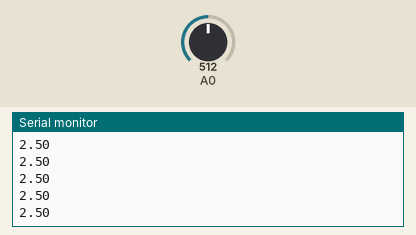
A sketch run on a simulated Arduino Uno, built with avr-gcc and run on an emulated ATmega328P. On the bench: the last lines printed to the serial monitor. Inputs (shaded band) come from the test bench; at power-on: A0 = 512.

Above: at 1.2 s.
1.3 s: A0 set to 716
At 2.0 s:
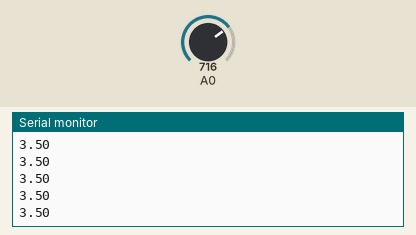
2.8 s: A0 set to 900
At 3.4 s:
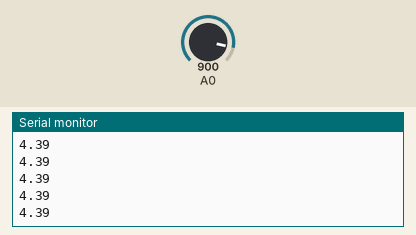
Timing chart, 0 to 5.8 s (numbered marks = the images above; inputs shaded):
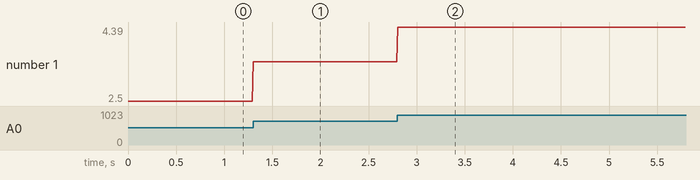

The sketch:

Analog.ino
```cpp
void setup()
{
	Serial.begin(9600);
}

void loop(){
	int a0_value = analogRead(A0);

	float voltage = ((float)a0_value/1024.0) * 5.0;

	Serial.println(voltage);
	delay(10);
}
```

Measured:
- after the input at 1.3 s, the serial monitor: prints a new line at once (image 1)
- after the input at 2.8 s, the serial monitor: prints a new line at once (image 2)
- plotted number 1: 2.5 → 3.5 after the input at 1.3 s, 3.5 → 4.39 after the input at 2.8 s
